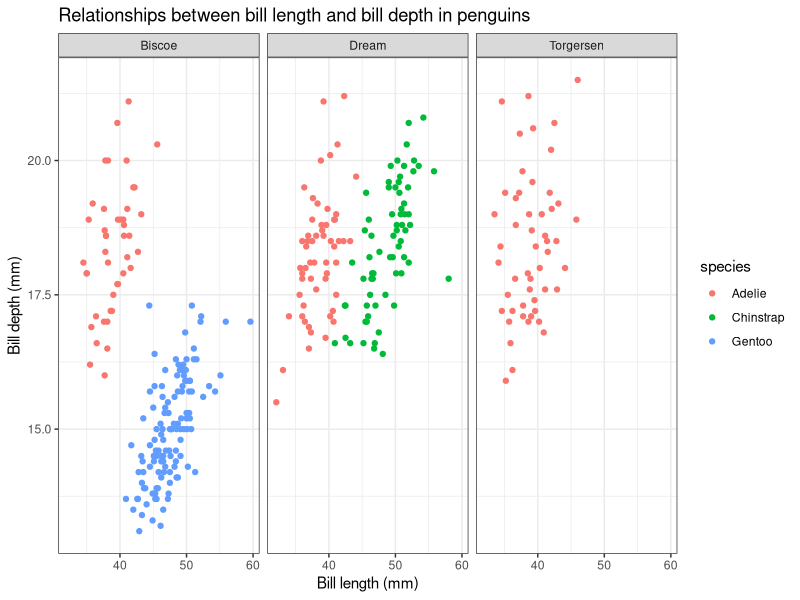

R code for this plot:
#I am just going to write a bunch of bullshit here

library(palmerpenguins)
library(tidyverse)

data<-palmerpenguins::penguins
str(data)

ggplot(data) +
  geom_point(aes(x=bill_length_mm,y=bill_depth_mm,colour=species)) +
  facet_wrap(~island) +
  labs(x="Bill length (mm)",y="Bill depth (mm)",title="Relationships between bill length and bill depth in penguins")+
  theme_bw()
